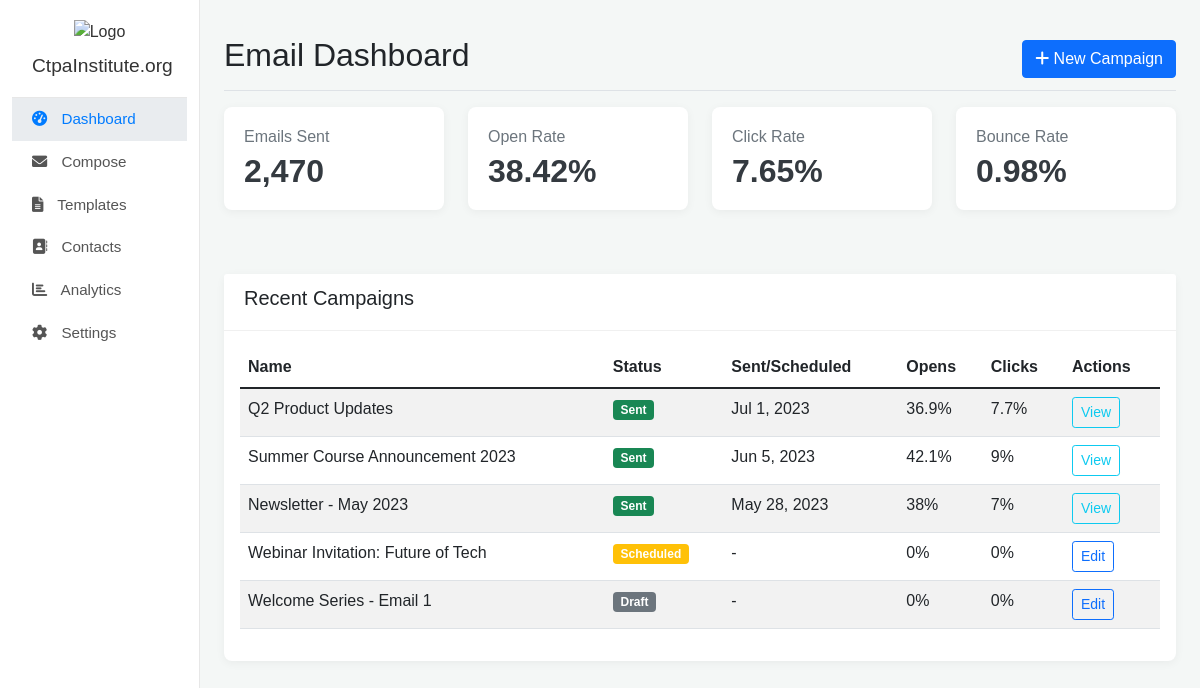
The page / on the database its author committed.
### tables this page shows
CREATE TABLE IF NOT EXISTS campaigns (
    id INT AUTO_INCREMENT PRIMARY KEY,
    name VARCHAR(255) NOT NULL,
    subject VARCHAR(255),
    body_html TEXT,
    status VARCHAR(50) DEFAULT 'Draft',  
    created_at TIMESTAMP DEFAULT CURRENT_TIMESTAMP,
    scheduled_at TIMESTAMP NULL DEFAULT NULL,
    sent_at TIMESTAMP NULL DEFAULT NULL,
    total_recipients INT DEFAULT 0,
    successfully_sent INT DEFAULT 0,
    opens_count INT DEFAULT 0,
    clicks_count INT DEFAULT 0,
    bounces_count INT DEFAULT 0
);

### includes/dashboard_functions.php (called while the page is built, shortened)
<?php
function get_dashboard_stats() {
    global $conn;
    $stats = [
        'total_emails_sent' => 0,
        'open_rate' => 0.0,
        'click_rate' => 0.0,
        'bounce_rate' => 0.0
    ];
    $query = "SELECT
                SUM(successfully_sent) as total_successfully_sent,
                SUM(opens_count) as total_opens,
                SUM(clicks_count) as total_clicks,
                SUM(bounces_count) as total_bounces
              FROM campaigns
              WHERE status = 'Sent'";
    $result = mysqli_query($conn, $query);
    if ($result && mysqli_num_rows($result) > 0) {
        $row = mysqli_fetch_assoc($result);
        $total_successfully_sent = (int)$row['total_successfully_sent'];
        $total_opens = (int)$row['total_opens'];
        $total_clicks = (int)$row['total_clicks'];
        if ($total_successfully_sent > 0) {
            $stats['total_emails_sent'] = $total_successfully_sent;
            $stats['open_rate'] = round(($total_opens / $total_successfully_sent) * 100, 2);
            $stats['click_rate'] = round(($total_clicks / $total_successfully_sent) * 100, 2);
             $query_total_recipients_for_sent = "SELECT SUM(total_recipients) as sum_total_recipients FROM campaigns WHERE status = 'Sent'";
             $res_total_recipients = mysqli_query($conn, $query_total_recipients_for_sent);
             if($res_total_recipients && mysqli_num_rows($res_total_recipients) > 0){
                $row_recipients = mysqli_fetch_assoc($res_total_recipients);
                $sum_total_recipients = (int)$row_recipients['sum_total_recipients'];
                if($sum_total_recipients > 0 && $row['total_bounces'] > 0){
                     $stats['bounce_rate'] = round(((int)$row['total_bounces'] / $sum_total_recipients) * 100, 2);
                }
             }
        }
    } else if (!$result) {
        error_log("get_dashboard_stats query failed: " . mysqli_error($conn));
    }
    return $stats;
}
function get_recent_campaigns($limit = 5) {
    global $conn;
    $campaigns = [];
    $query = "SELECT
                id, name, status, subject, body_html, created_at, scheduled_at, sent_at,
                total_recipients, successfully_sent, opens_count, clicks_count, bounces_count
              FROM campaigns
              ORDER BY
                CASE status
                    WHEN 'Sent' THEN 1
                    WHEN 'Scheduled' THEN 2
                    WHEN 'Draft' THEN 3
                    ELSE 4
                END,
                COALESCE(sent_at, scheduled_at, created_at) DESC
              LIMIT ?";
    $stmt = mysqli_prepare($conn, $query);
    mysqli_stmt_bind_param($stmt, "i", $limit);
    mysqli_stmt_execute($stmt);
    $result = mysqli_stmt_get_result($stmt);
    if ($result) {
        while ($row = mysqli_fetch_assoc($result)) {
            $opens_percentage = 0;
            $clicks_percentage = 0;
            if ((int)$row['successfully_sent'] > 0) {
                $opens_percentage = round(((int)$row['opens_count'] / (int)$row['successfully_sent']) * 100, 1);
                $clicks_percentage = round(((int)$row['clicks_count'] / (int)$row['successfully_sent']) * 100, 1);
            } elseif ((int)$row['total_recipients'] > 0 && $row['status'] !== 'Draft') {
                $opens_percentage = round(((int)$row['opens_count'] / (int)$row['total_recipients']) * 100, 1);
                $clicks_percentage = round(((int)$row['clicks_count'] / (int)$row['total_recipients']) * 100, 1);
            }
            $sent_display_date = '-';
            if ($row['status'] == 'Sent' && $row['sent_at']) {
                $sent_display_date = date("M j, Y", strtotime($row['sent_at']));
            } elseif ($row['status'] == 'Scheduled' && $row['scheduled_at']) {
                $sent_display_date = date("M j, Y", strtotime($row['scheduled_at']));
            }
            $campaigns[] = [
                'id' => $row['id'],
                'name' => htmlspecialchars($row['name']),
                'status' => htmlspecialchars($row['status']),
                'sent_at_formatted' => $sent_display_date,
                'opens_percentage' => $opens_percentage . '%',
                'clicks_percentage' => $clicks_percentage . '%',
                'successfully_sent' => (int)$row['successfully_sent'],
                'opens_count' => (int)$row['opens_count'],
                'clicks_count' => (int)$row['clicks_count']
            ];
        }
    } else {
        error_log("get_recent_campaigns execute failed: " . mysqli_error($conn));
    }
    return $campaigns;
}
?>

### dashboard.php (the view, shortened to what this page needs)
<?php
require_once 'includes/functions.php';
require_once 'includes/dashboard_functions.php';
$dashboard_stats = get_dashboard_stats();
$recent_campaigns = get_recent_campaigns(5);
?>
<?php include 'includes/header.php';  ?>
<?php include 'includes/sidebar.php';  ?>
            <main class="col-md-9 ms-sm-auto col-lg-10 px-md-4">
                <div class="d-flex justify-content-between flex-wrap flex-md-nowrap align-items-center pt-3 pb-2 mb-3 border-bottom">
                    <h1 class="h2">Email Dashboard</h1>
                    <div class="btn-toolbar mb-2 mb-md-0">
                        <button class="btn btn-primary" id="newCampaignBtn">
                            <i class="fas fa-plus"></i> New Campaign
                        </button>
                    </div>
                </div>
                <div class="row mb-4">
                    <div class="col-12 col-sm-6 col-md-3 mb-3">
                        <div class="card stat-card">
                            <div class="card-body">
                                <h5 class="card-title">Emails Sent</h5>
                                <h2 class="card-text"><?php echo isset($dashboard_stats['total_emails_sent']) ? number_format($dashboard_stats['total_emails_sent']) : '0'; ?></h2>
                            </div>
                        </div>
                    </div>
                    <div class="col-12 col-sm-6 col-md-3 mb-3">
                        <div class="card stat-card">
                            <div class="card-body">
                                <h5 class="card-title">Open Rate</h5>
                                <h2 class="card-text"><?php echo isset($dashboard_stats['open_rate']) ? $dashboard_stats['open_rate'] . '%' : '0%'; ?></h2>
                            </div>
                        </div>
                    </div>
                    <div class="col-12 col-sm-6 col-md-3 mb-3">
                        <div class="card stat-card">
                            <div class="card-body">
                                <h5 class="card-title">Click Rate</h5>
                                <h2 class="card-text"><?php echo isset($dashboard_stats['click_rate']) ? $dashboard_stats['click_rate'] . '%' : '0%'; ?></h2>
                            </div>
                        </div>
                    </div>
                    <div class="col-12 col-sm-6 col-md-3 mb-3">
                        <div class="card stat-card">
                            <div class="card-body">
                                <h5 class="card-title">Bounce Rate</h5>
                                <h2 class="card-text"><?php echo isset($dashboard_stats['bounce_rate']) ? $dashboard_stats['bounce_rate'] . '%' : '0%'; ?></h2>
                            </div>
                        </div>
                    </div>
                </div>
                <div class="card">
                    <div class="card-header">
                        <h5>Recent Campaigns</h5>
                    </div>
                    <div class="card-body">
                        <div class="table-responsive">
                            <table class="table table-striped table-hover">
                                <thead>
                                    <tr>
                                        <th>Name</th>
                                        <th>Status</th>
                                        <th>Sent/Scheduled</th>
                                        <th>Opens</th>
                                        <th>Clicks</th>
                                        <th>Actions</th>
                                    </tr>
                                </thead>
                                <tbody>
                                    <?php if (!empty($recent_campaigns)): ?>
                                        <?php foreach ($recent_campaigns as $campaign): ?>
                                            <tr>
                                                <td><?php echo $campaign['name']; ?></td>
                                                <td>
                                                    <span class="badge bg-<?php
                                                        switch (strtolower($campaign['status'])) {
                                                            case 'sent': echo 'success'; break;
                                                            case 'scheduled': echo 'warning'; break;
                                                            case 'draft': echo 'secondary'; break;
                                                        }
                                                    ?>"><?php echo $campaign['status']; ?></span>
                                                </td>
                                                <td><?php echo $campaign['sent_at_formatted']; ?></td>
                                                <td><?php echo $campaign['opens_percentage']; ?></td>
                                                <td><?php echo $campaign['clicks_percentage']; ?></td>
                                                <td>
                                                    <?php if (strtolower($campaign['status']) == 'draft' || strtolower($campaign['status']) == 'scheduled'): ?>
                                                        <a href="compose.php?edit_campaign_id=<?php echo htmlspecialchars($campaign['id']); ?>" class="btn btn-sm btn-outline-primary">Edit</a>
                                                    <?php else:  ?>
                                                        <a href="campaign_view.php?id=<?php echo htmlspecialchars($campaign['id']); ?>" class="btn btn-sm btn-outline-info">View</a>
                                                    <?php endif; ?>
                                                </td>
                                            </tr>
                                        <?php endforeach; ?>
                                    <?php else: ?>
                                        <tr>
                                            <td colspan="6" class="text-center">No recent campaigns found.</td>
                                        </tr>
                                    <?php endif; ?>
                                </tbody>
                            </table>
                        </div>
                    </div>
                </div>
            </main>
        </div>
    </div>
</body>
</html>

### rows shown on the page
campaigns: name "Q2 Product Updates", status "Sent", sent_at_formatted "Jul 1, 2023", opens_percentage "36.9%", clicks_percentage "7.7%"
campaigns: name "Summer Course Announcement 2023", status "Sent", sent_at_formatted "Jun 5, 2023", opens_percentage "42.1%", clicks_percentage "9%"
campaigns: name "Newsletter - May 2023", status "Sent", sent_at_formatted "May 28, 2023", opens_percentage "38%", clicks_percentage "7%"
campaigns: name "Webinar Invitation: Future of Tech", status "Scheduled", sent_at_formatted "-", opens_percentage "0%", clicks_percentage "0%"
campaigns: name "Welcome Series - Email 1", status "Draft", sent_at_formatted "-", opens_percentage "0%", clicks_percentage "0%"

### other values the page prints
$display_company_name "CtpaInstitute.org"
$dashboard_stats['total_emails_sent'] "2,470"
$dashboard_stats['open_rate'] "38.42"
$dashboard_stats['click_rate'] "7.65"
$dashboard_stats['bounce_rate'] "0.98"
